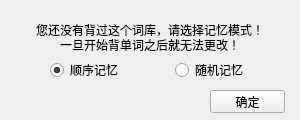
<?xml version="1.0" encoding="UTF-8"?>
<ui version="4.0">
 <class>Q_WordrecitingInit</class>
 <widget class="QWidget" name="Q_WordrecitingInit">
  <property name="geometry">
   <rect>
    <x>0</x>
    <y>0</y>
    <width>300</width>
    <height>120</height>
   </rect>
  </property>
  <property name="windowTitle">
   <string>千词斩 Version 1.0</string>
  </property>
  <widget class="QPushButton" name="button_Yes">
   <property name="geometry">
    <rect>
     <x>210</x>
     <y>90</y>
     <width>75</width>
     <height>23</height>
    </rect>
   </property>
   <property name="text">
    <string>确定</string>
   </property>
  </widget>
  <widget class="QLabel" name="label">
   <property name="geometry">
    <rect>
     <x>0</x>
     <y>10</y>
     <width>300</width>
     <height>40</height>
    </rect>
   </property>
   <property name="text">
    <string>您还没有背过这个词库，请选择记忆模式！</string>
   </property>
   <property name="alignment">
    <set>Qt::AlignCenter</set>
   </property>
  </widget>
  <widget class="QRadioButton" name="radio_Order">
   <property name="geometry">
    <rect>
     <x>50</x>
     <y>60</y>
     <width>75</width>
     <height>20</height>
    </rect>
   </property>
   <property name="text">
    <string>顺序记忆</string>
   </property>
   <property name="checked">
    <bool>true</bool>
   </property>
  </widget>
  <widget class="QRadioButton" name="radio_Random">
   <property name="geometry">
    <rect>
     <x>175</x>
     <y>60</y>
     <width>75</width>
     <height>20</height>
    </rect>
   </property>
   <property name="text">
    <string>随机记忆</string>
   </property>
  </widget>
  <widget class="QLabel" name="label_2">
   <property name="geometry">
    <rect>
     <x>0</x>
     <y>25</y>
     <width>300</width>
     <height>40</height>
    </rect>
   </property>
   <property name="text">
    <string>一旦开始背单词之后就无法更改！</string>
   </property>
   <property name="alignment">
    <set>Qt::AlignCenter</set>
   </property>
  </widget>
 </widget>
 <layoutdefault spacing="6" margin="11"/>
 <resources/>
 <connections/>
</ui>
